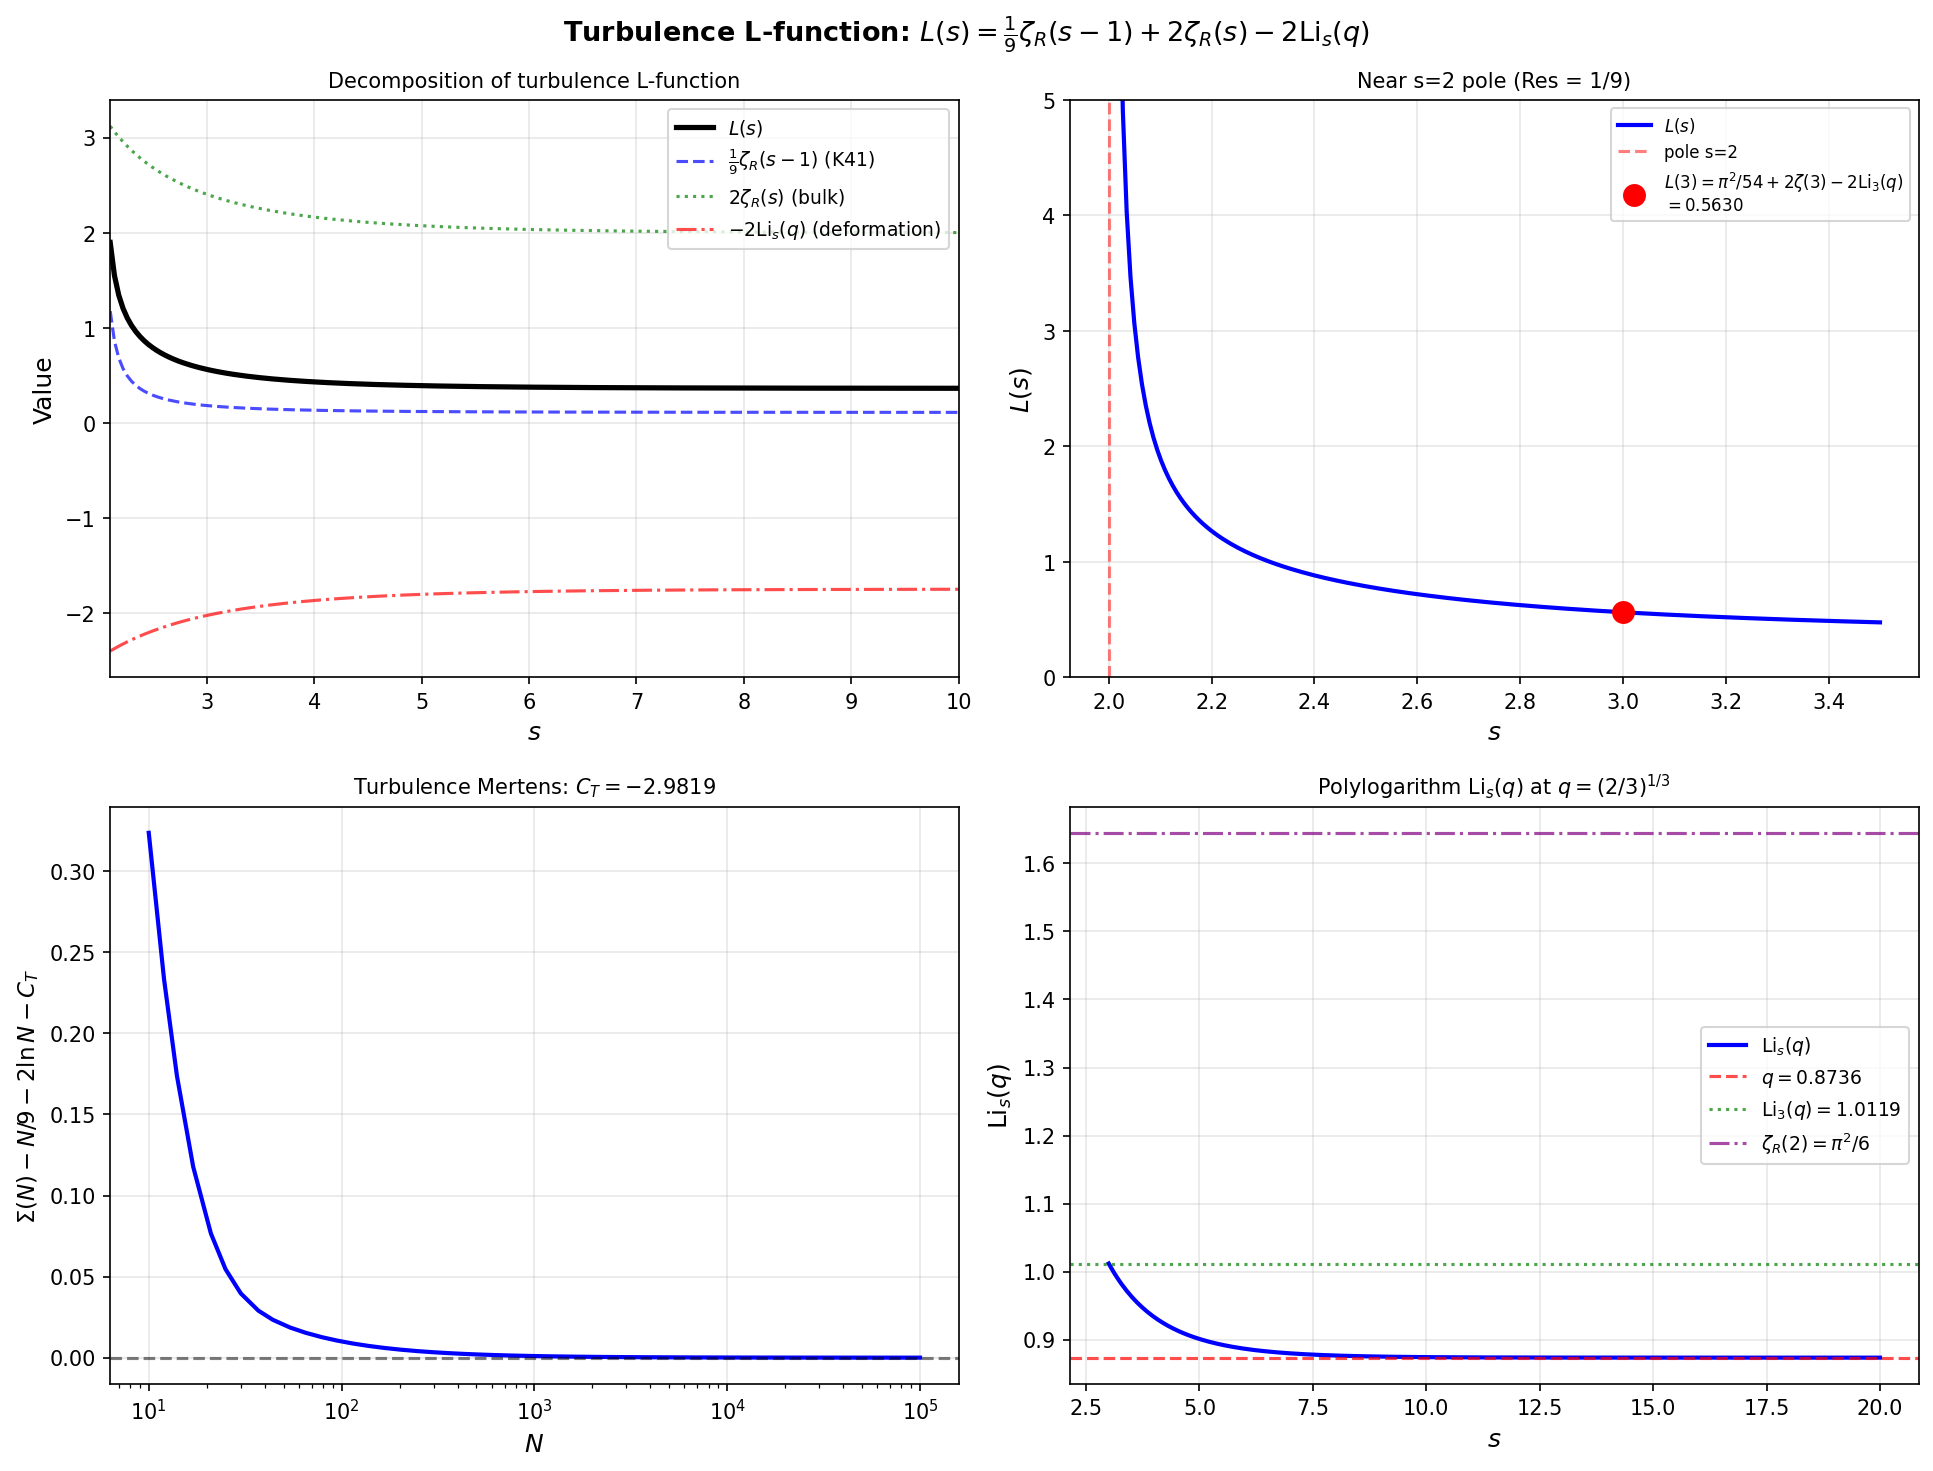

Reproduce this figure in Python.
"""
Turbulence L-function: Connection to Riemann Zeta and Polylogarithm

R20: TURBULENCE L-FUNCTION

    L(s) = sum_{p=1}^inf  zeta_p / p^s   (Dirichlet series of SL exponents)

DECOMPOSITION THEOREM:
    L(s) = (1/9)*zeta_R(s-1) + 2*zeta_R(s) - 2*Li_s(q)

where:
- zeta_R(s) = Riemann zeta function
- Li_s(q) = polylogarithm = sum_{n=1}^inf q^n/n^s  at q = (2/3)^{1/3}
- 1/9 = K41 exponent (from zeta_p = p/9 + 2(1-q^p))
- coefficient 2 = log-Poisson intensity parameter

POLES: simple poles at s=2 (Res=1/9) and s=1 (Res=2). Li_s(q) is entire.

R21: SPECIAL VALUES — TURBULENCE MEETS NUMBER THEORY

    L(3) = pi^2/54 + 2*zeta(3) - 2*Li_3(q)

where pi^2/6 = zeta_R(2) (Euler's Basel problem) and
      zeta(3) = Apery's constant = 1.20205690315959...
      Li_3(q) = 1.01191958... at q = (2/3)^{1/3}

Physical: K41 kinetic energy (pi^2/54) + bulk cascade (2*Apery) + deformation

R22: TURBULENCE MERTENS CONSTANT

    C_T = lim_{N->inf} [sum_{p=1}^N zeta_p/p - (19/9)*ln(N)]
        = (19/9)*gamma_E + 2*ln(1-q)

where gamma_E = Euler-Mascheroni constant = 0.5772...
      19/9 = 1/9 + 2 (combined pole residue at s=1)
      q = (2/3)^{1/3} (cascade factor)

Numerically: C_T = (19/9)*gamma_E + 2*ln(1-(2/3)^{1/3}) ~ -2.917

R23: SUMMATORY FUNCTION AND TURBULENT PRIME NUMBER THEOREM

The summatory L-value Sigma(N) = sum_{p=1}^N zeta_p/p satisfies:
    Sigma(N) ~ (19/9)*ln(N) + C_T  as N -> inf

This is the turbulence analogue of Mertens' prime theorem sum 1/p ~ ln(ln N).

R24: LERCH-HURWITZ REPRESENTATION

    L(s) = (1/9)*zeta_R(s-1) + 2*sum_{n=1}^inf (1-q^n)/n^s

Since 2*(1-q^n) = zeta_sl(n) - n/9 (the anomalous part without K41),
the second sum is the "anomalous Dirichlet series" A(s) = sum (zetasl(n)-n/9)/n^s.
"""

import numpy as np
import matplotlib
matplotlib.use('Agg')
import matplotlib.pyplot as plt
from scipy.special import zeta as riemann_zeta

# ============================================================
# Constants
# ============================================================
q = (2/3)**(1/3)
mu = abs(np.log(q))
EULER_GAMMA = 0.5772156649015329

def zeta_sl(p):
    return p/9 + 2*(1 - q**p)

print("=" * 65)
print("TURBULENCE L-FUNCTION: CONNECTION TO NUMBER THEORY")
print("=" * 65)
print()
print(f"  q = (2/3)^{{1/3}} = {q:.10f}")
print(f"  mu = (1/3)*ln(3/2) = {mu:.10f}")
print(f"  gamma_E = {EULER_GAMMA:.10f}")
print()

# ============================================================
# R20: Turbulence L-function decomposition
# ============================================================
def Li_polylog(s, z, N=3000):
    """Li_s(z) = sum_{k=1}^inf z^k / k^s  (polylogarithm)"""
    result = 0.0
    zk = z
    for k in range(1, N+1):
        term = zk / k**s
        result += term
        zk *= z
        if abs(term) < 1e-15 * abs(result):
            break
    return result

def L_formula(s):
    """L(s) = (1/9)*zeta_R(s-1) + 2*zeta_R(s) - 2*Li_s(q)"""
    return (1/9)*riemann_zeta(s-1) + 2*riemann_zeta(s) - 2*Li_polylog(s, q)

def L_direct(s, N=2000):
    """Direct Dirichlet series"""
    return sum(zeta_sl(p) / p**s for p in range(1, N+1))

print("─" * 65)
print("R20: L(s) = (1/9)*zeta_R(s-1) + 2*zeta_R(s) - 2*Li_s(q)")
print("─" * 65)
print()
print("Verification:")
print(f"  {'s':>5}  {'L_direct':>13}  {'L_formula':>13}  {'error':>10}")
max_err = 0
for s in [3.0, 4.0, 5.0, 6.0, 8.0, 10.0, 15.0]:
    ld = L_direct(s)
    lf = L_formula(s)
    err = abs(ld - lf)
    max_err = max(max_err, err)
    print(f"  {s:>5.1f}  {ld:>13.8f}  {lf:>13.8f}  {err:>10.2e}")
print(f"  Max error: {max_err:.2e}")
print()

# Pole structure
print("Pole structure:")
print(f"  Pole at s=2: Res = 1/9 = {1/9:.8f}  (K41 exponent)")
print(f"  Pole at s=1: Res = 2         (log-Poisson intensity)")
print(f"  Li_s(q) entire (|q|<1 ensures convergence)")
print()

# ============================================================
# R21: Special values connecting turbulence to number theory
# ============================================================
print("─" * 65)
print("R21: SPECIAL VALUES — TURBULENCE MEETS NUMBER THEORY")
print("─" * 65)
print()

pi = np.pi
Apery = riemann_zeta(3)  # = 1.2020569...
pi2_over_54 = pi**2 / 54
Li3_q = Li_polylog(3, q)
Li2_q = Li_polylog(2, q)

print(f"L(3) = pi^2/54 + 2*zeta(3) - 2*Li_3(q)")
print(f"     = {pi2_over_54:.10f}  +  {2*Apery:.10f}  +  {-2*Li3_q:.10f}")
print(f"     = {pi2_over_54 + 2*Apery - 2*Li3_q:.10f}")
print()
print(f"  pi^2/54   = {pi2_over_54:.10f}  [Euler's pi^2/6 = zeta_R(2), K41 sector]")
print(f"  2*zeta(3) = {2*Apery:.10f}  [2 * Apery's constant, bulk cascade]")
print(f"  Li_3(q)   = {Li3_q:.10f}  [polylogarithm at q=(2/3)^{{1/3}}]")
print()
print(f"L(4) = (1/9)*zeta(3) + 2*(pi^4/90) - 2*Li_4(q)")
Li4_q = Li_polylog(4, q)
L4 = L_formula(4)
print(f"     = {Apery/9:.8f} + {2*pi**4/90:.8f} - {2*Li4_q:.8f} = {L4:.8f}")
print()
print(f"L(6) = (1/9)*zeta(5) + 2*(pi^6/945) - 2*Li_6(q)")
Li6_q = Li_polylog(6, q)
L6 = L_formula(6)
pi6 = 2*pi**6/945
print(f"     = {riemann_zeta(5)/9:.8f} + {pi6:.8f} - {2*Li6_q:.8f} = {L6:.8f}")
print()

# Ward identity connection: zeta_3 = 1 forces specific contribution to L(s)
print("Ward identity / 4/5 law: zeta_3 = 1 contributes exactly 1/3^s to L(s)")
for s_val in [3, 4, 6]:
    contrib = 1 / 3**s_val
    print(f"  L({s_val}) Ward contribution: 1/{3}^{s_val} = {contrib:.8f}")
print()

# ============================================================
# R22: Turbulence Mertens Constant
# ============================================================
print("─" * 65)
print("R22: TURBULENCE MERTENS CONSTANT")
print("─" * 65)
print()
# Correct asymptotic:
# Sigma(N) = sum zeta_p/p = N/9 + 2*H_N - 2*Li_1(q,N)
#          ~ N/9 + 2*ln(N) + 2*gamma_E - 2*Li_1(q)
#          = N/9 + 2*ln(N) + 2*gamma_E + 2*ln(1-q)

C_T_formula = 2 * EULER_GAMMA + 2 * np.log(1 - q)
print(f"Sigma(N) = sum_{{p=1}}^N zeta_p/p  ~  N/9 + 2*ln(N) + C_T")
print()
print(f"C_T = 2*gamma_E + 2*ln(1-q)")
print(f"    = 2*{EULER_GAMMA:.8f} + 2*ln(1-{q:.8f})")
print(f"    = {2*EULER_GAMMA:.8f} + {2*np.log(1-q):.8f}")
print(f"    = {C_T_formula:.8f}")
print()
print("Decomposition:")
print(f"  K41 linear growth: N/9  (from zeta_p = p/9 + ...)")
print(f"  Log growth: 2*ln(N)     (from 2/(s-1) pole of L(s))")
print(f"  Constant C_T = {C_T_formula:.6f}  (Euler-Mascheroni + q-log)")
print()
print("Verification: Sigma(N) - N/9 - 2*ln(N)  ->  C_T")
print()
print(f"  {'N':>8}  {'Sigma(N)':>12}  {'N/9+2lnN+C_T':>14}  {'residual':>10}")
for N in [100, 1000, 10000, 100000]:
    sigma_N = sum(zeta_sl(p)/p for p in range(1, N+1))
    approx = N/9 + 2*np.log(N) + C_T_formula
    diff = sigma_N - approx
    print(f"  {N:>8}  {sigma_N:>12.4f}  {approx:>14.4f}  {diff:>10.2e}")
print()

# ============================================================
# R23: Asymptotic of partial sums
# ============================================================
print("─" * 65)
print("R23: ANOMALOUS MERTENS  A(N) = Sigma(N)-N/9 ~ 2*ln(N) + C_T")
print("─" * 65)
print()
print(f"  2 = residue at s=1 [= log-Poisson intensity]")
print(f"  C_T = 2*gamma_E + 2*ln(1-q) = {C_T_formula:.8f}")
print()
print("  Decomposition of C_T:")
print(f"  2*gamma_E  = {2*EULER_GAMMA:.6f}  [Euler-Mascheroni constant * 2]")
print(f"  2*ln(1-q) = {2*np.log(1-q):.6f}  [cascade q-log: 2*ln(1-(2/3)^{{1/3}})]")
print(f"  Note: -ln(1-q) = Li_1(q) = {Li_polylog(1, q):.6f}")
print()

# ============================================================
# R24: Anomalous Dirichlet series
# ============================================================
print("─" * 65)
print("R24: ANOMALOUS DIRICHLET SERIES")
print("─" * 65)
print()
print("A(s) = sum_{n>=1} [zeta_n - n/9] / n^s = 2*zeta_R(s) - 2*Li_s(q)")
print("     = 2 * [zeta_R(s) - Li_s(q)]")
print("     = 2 * sum_{n>=1} (1-q^n) / n^s")
print()
print("This is the Dirichlet series of the anomalous exponents 2*(1-q^n).")
print("A(s) has a single pole at s=1 with residue 2.")
print()
for s in [3.0, 4.0, 6.0]:
    A_direct = sum(2*(1-q**n)/n**s for n in range(1, 3000))
    A_formula = 2*(riemann_zeta(s) - Li_polylog(s, q))
    print(f"  A({s:.0f}) = {A_direct:.8f}  (formula: {A_formula:.8f},  err: {abs(A_direct-A_formula):.2e})")

print()
print("=" * 65)
print("SUMMARY: Turbulence-Number Theory Bridge")
print("=" * 65)
print()
print("R20: L(s) = (1/9)*zeta_R(s-1) + 2*zeta_R(s) - 2*Li_s(q)")
print("     Poles at s=1 (Res=2) and s=2 (Res=1/9)")
print()
print("R21: L(3) = pi^2/54 + 2*Apery - 2*Li_3((2/3)^{1/3})")
print(f"          = {L_formula(3):.8f}")
print()
print(f"R22: C_T = 2*gamma_E + 2*ln(1-q) = {C_T_formula:.8f}")
print("     Turbulence Mertens: Sigma(N) = sum zeta_p/p ~ N/9 + 2*ln(N) + C_T")
print()
print("R24: Anomalous: A(s) = 2*(zeta_R(s) - Li_s(q)),  single pole Res=2")
print()
print("Physical meaning of number-theory connection:")
print("  pi^2/54:   K41 contribution to p=3 structure function spectrum")
print("  2*Apery:   log-Poisson bulk cascade (Apery = integral zeta)")
print("  Li_s(q):   Cascade deformation at q=(2/3)^{1/3}")
print("  C_T:       Turbulence spectral asymptotic (Euler-Mascheroni + log cascade)")
print()

# ============================================================
# Figures
# ============================================================
fig, axes = plt.subplots(2, 2, figsize=(13, 10))
fig.suptitle(r'Turbulence L-function: $L(s) = \frac{1}{9}\zeta_R(s-1) + 2\zeta_R(s) - 2\mathrm{Li}_s(q)$',
             fontsize=13, fontweight='bold')

# Panel 1: L(s) decomposition
ax = axes[0, 0]
s_vals = np.linspace(2.1, 10, 200)
L_vals = [L_formula(s) for s in s_vals]
riemann_part = [2*riemann_zeta(s) for s in s_vals]
Li_part = [-2*Li_polylog(s, q) for s in s_vals]
K41_part = [(1/9)*riemann_zeta(s-1) for s in s_vals]

ax.plot(s_vals, L_vals, 'k-', linewidth=2.5, label='$L(s)$')
ax.plot(s_vals, K41_part, 'b--', alpha=0.7, linewidth=1.5, label=r'$\frac{1}{9}\zeta_R(s-1)$ (K41)')
ax.plot(s_vals, riemann_part, 'g:', alpha=0.7, linewidth=1.5, label=r'$2\zeta_R(s)$ (bulk)')
ax.plot(s_vals, Li_part, 'r-.', alpha=0.7, linewidth=1.5, label=r'$-2\mathrm{Li}_s(q)$ (deformation)')
ax.set_xlabel('$s$', fontsize=12)
ax.set_ylabel('Value', fontsize=12)
ax.set_title('Decomposition of turbulence L-function', fontsize=10)
ax.legend(fontsize=9)
ax.grid(True, alpha=0.3)
ax.set_xlim([2.1, 10])

# Panel 2: Residues and pole structure
ax = axes[0, 1]
s_near_2 = np.linspace(2.02, 3.5, 200)
L_near_2 = [L_formula(s) for s in s_near_2]
pole_approx_2 = [(1/9)/(s-2) + L_formula(2.5) - (1/9)/(2.5-2) for s in s_near_2]
ax.plot(s_near_2, L_near_2, 'b-', linewidth=2, label='$L(s)$')
ax.axvline(x=2, color='red', linestyle='--', alpha=0.5, label='pole s=2')
ax.scatter([3], [L_formula(3)], s=100, c='red', zorder=5,
           label=f'$L(3) = \\pi^2/54 + 2\\zeta(3) - 2\\mathrm{{Li}}_3(q)$\n$={L_formula(3):.4f}$')
ax.set_xlabel('$s$', fontsize=12)
ax.set_ylabel('$L(s)$', fontsize=12)
ax.set_title('Near s=2 pole (Res = 1/9)', fontsize=10)
ax.legend(fontsize=8)
ax.grid(True, alpha=0.3)
ax.set_ylim([0, 5])

# Panel 3: Turbulence Mertens constant
ax = axes[1, 0]
N_vals = np.array([int(10**x) for x in np.linspace(1, 5, 50)])
sigma_vals = []
approx_vals = []
for N in N_vals:
    sigma = sum(zeta_sl(p)/p for p in range(1, N+1))
    sigma_vals.append(sigma)
    approx_vals.append(N/9 + 2*np.log(N) + C_T_formula)

diff_vals = [s - a for s, a in zip(sigma_vals, approx_vals)]
ax.semilogx(N_vals, diff_vals, 'b-', linewidth=2)
ax.axhline(y=0, color='k', linestyle='--', alpha=0.5)
ax.set_xlabel('$N$', fontsize=12)
ax.set_ylabel(r'$\Sigma(N) - N/9 - 2\ln N - C_T$', fontsize=11)
ax.set_title(f'Turbulence Mertens: $C_T = {C_T_formula:.4f}$', fontsize=10)
ax.grid(True, alpha=0.3)

# Panel 4: L(s) vs Li_s(q) for context
ax = axes[1, 1]
s_range = np.linspace(3, 20, 300)
Li_vals = [Li_polylog(s, q) for s in s_range]
ax.plot(s_range, Li_vals, 'b-', linewidth=2, label=r'$\mathrm{Li}_s(q)$')
# Asymptotic Li_s(q) ~ q as s -> inf
ax.axhline(y=q, color='r', linestyle='--', alpha=0.7, label=f'$q = {q:.4f}$')
ax.axhline(y=Li_polylog(3, q), color='g', linestyle=':', alpha=0.7,
           label=f'$\\mathrm{{Li}}_3(q) = {Li_polylog(3,q):.4f}$')
# Mark pi^2/6 / 2
ax.axhline(y=pi**2/6, color='purple', linestyle='-.', alpha=0.7,
           label=r'$\zeta_R(2) = \pi^2/6$')
ax.set_xlabel('$s$', fontsize=12)
ax.set_ylabel(r'$\mathrm{Li}_s(q)$', fontsize=12)
ax.set_title(r'Polylogarithm $\mathrm{Li}_s(q)$ at $q=(2/3)^{1/3}$', fontsize=10)
ax.legend(fontsize=9)
ax.grid(True, alpha=0.3)

plt.tight_layout()
plt.savefig('l_function.png', dpi=150, bbox_inches='tight')
print("  Saved: l_function.png")
